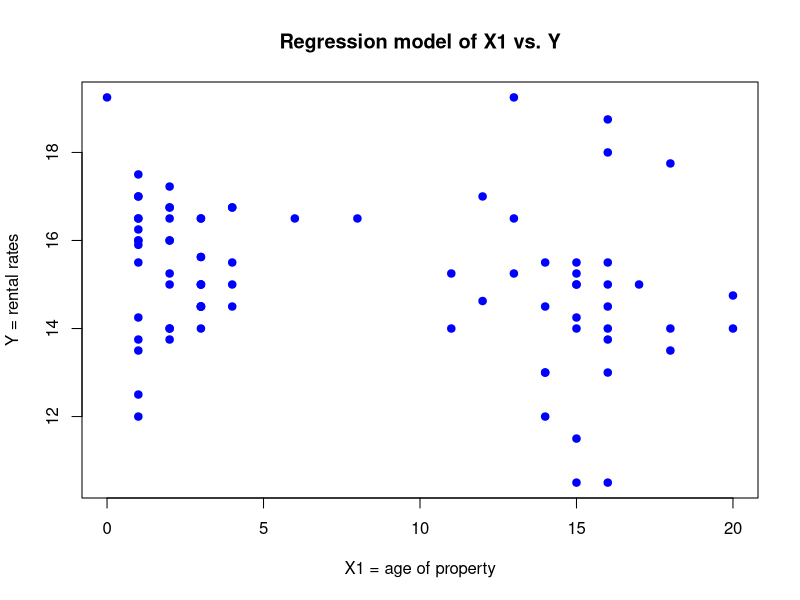
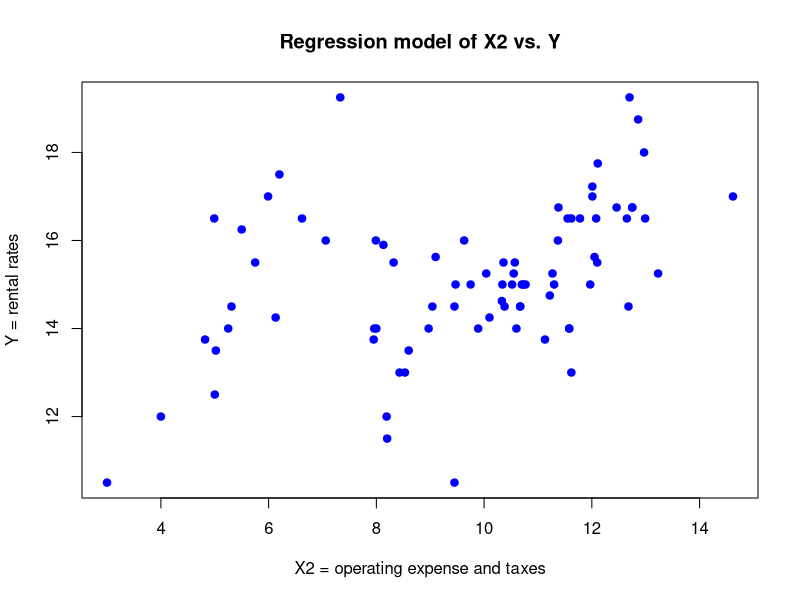
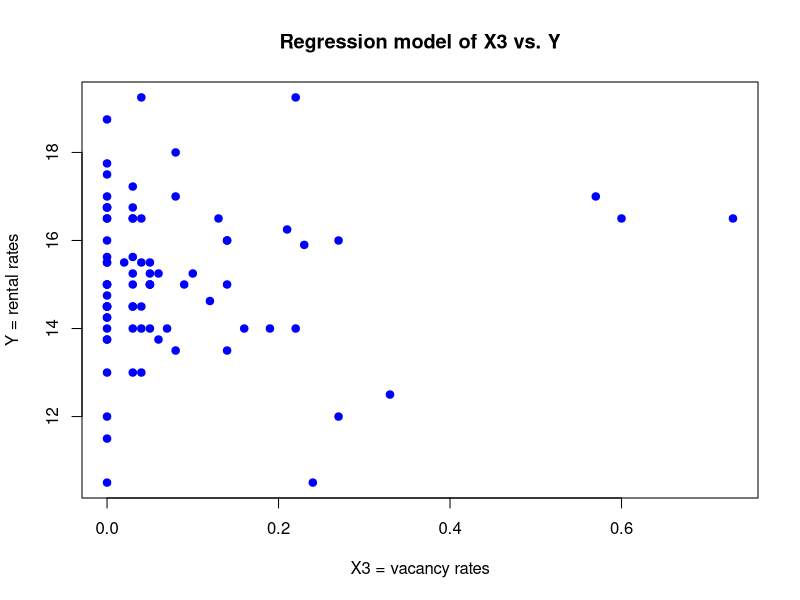
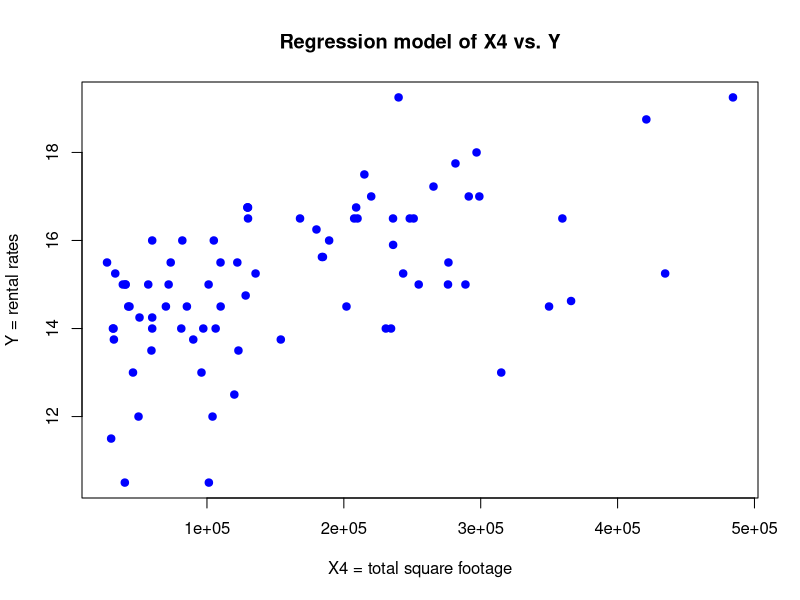

The R script that drew these images, in order:
## ---- chunk 1
knitr::opts_chunk$set(echo = TRUE)

cp<-read.table("CommercialProperties.txt",header=TRUE)

cp

# Check the class of the dataset, and it should be data frame. Use str function to see the structure of the dataset
#class(cp)
str(cp)

attach(cp)

# gets dimensions of cp
#dim(cp)

# sets n to number of rows in the data table
n<-dim(cp)[1]

p<-dim(cp)[2]-1

## ---- chunk 2
# Visualization of correlation of X1 and Y
plot(X1,Y,pch=19,col="blue",xlab="X1 = age of property",ylab="Y = rental rates",main="Regression model of X1 vs. Y")

# Visualization of correlation of X2 and Y
plot(X2,Y,pch=19,col="blue",xlab="X2 = operating expense and taxes",ylab="Y = rental rates",main="Regression model of X2 vs. Y")

# Visualization of correlation of X3 and Y
plot(X3,Y,pch=19,col="blue",xlab="X3 = vacancy rates",ylab="Y = rental rates",main="Regression model of X3 vs. Y")

# Visualization of correlation of X4 and Y
plot(X4,Y,pch=19,col="blue",xlab="X4 = total square footage",ylab="Y = rental rates",main="Regression model of X4 vs. Y")

# Observations:
# X1 = property age
# There is almost no correlation between property age and rental rate.

# X2 = operating expense and taxes
# There is a positive correlation between operating expense & taxes and rental rate. It seems that properties that cost more to maintain are more popular to rent.

# X3 = vacancy rates
# There is almost no correlation between vacancy rate and rental rate.

# X4 = total square footage
# There is a positive correlation between total square footage of a property and rental rate. It seems that larger properties are more popular to rent.

## ---- chunk 3

m1<-lm(Y~1)
summary(m1)

m2<-lm(Y~X1)
summary(m2)

m3<-lm(Y~X1+X2)
summary(m3)

m4<-lm(Y~X1+X2+X3)
summary(m4)

m5<-lm(Y~X1+X2+X3+X4)
summary(m5)

#m5$coef are the beta values (beta0,beta1,...,beta4)

# Comparing R^2 values of the above models
summary(m1)[8]
summary(m2)[8]
summary(m3)[8]
summary(m4)[8]
summary(m5)[8]

# The multiple correlation coefficient is highest at model 5 (R^2 = 0.585), decreases at model 4, and keeps decreasing until it reaches 0 at model 1.
## ---- chunk 4
# Null hypothesis (H0): beta_1 = beta_2 = beta_3 = beta_4
# Alternative hypothesis (H1): beta_j != 0, for at least one value of j

# F = MSM/MSE = (SSM/DFM) / (SSE/DFE)

anova(m1,m5)

# calculating ss.diff
anova(m1,m5)[2]
ss.res.null <- 236.558
ss.res.full <- 92.231

ss.diff <- ss.res.null - ss.res.full


# calculating F.stat
anova(m1,m5)[1]
ms.res <- ss.res.full / 76
#ms.diff <- ss.diff / (80-76)
ms.diff <- ss.diff / 4

F.stat <- ms.diff / ms.res
F.stat

# Finding the 95% CI for test statistic
# F-table value at alpha = 0.05, DFM = 4, DFE = 76
qf(0.95, 4, 76)


# Conclusion:
# Since F.stat = 29.73201 is not in the range of qf(0.95, 4, 76) = [0, 2.492049], then the null hypothesis is rejected.
## ---- chunk 5
# Assuming that alpha = 0.05, consider the p value of X2.
summary(m5)

# The p value of X2 is 2.75e-05. Since this value is greatly less than the significance level (alpha = 0.05), then this means that this predictor (X2) has a very statistically significant relationship with the t-value in model 5. This means that X2 cannot be dropped from model 5.
## ---- chunk 6
# By performing H0 : beta_1 = beta_2 = 0 on model 5, the X1 and X2 predictors are now removed.

model.Q1e<-lm(Y~X3+X4)

summary(model.Q1e)

# From the p-value of X3 being 0.807, it is easy to conclude at alpha = 0.05 that X3 is very statistically insignificant. The predictor X3 very well can be dropped.

# For the p-value of the entire model, it is now 1.859e-06 from the original p-value of model 5 at 7.272e-14. The p-value is still sufficiently lower than the significance level (alpha = 0.05), so the null hypothesis can still be rejected.
## ---- chunk 7

# 95% CI for beta_0, beta_1, beta_2, beta_3, and beta_4

X<-matrix(0,n,p+1)
X<-cbind(rep(1,n),X1,X2,X3,X4)
#X

XTXinv<-solve(t(X)%*%X)
#XTXinv

sigmasqhat<-deviance(m5)/(n-(p+1))
alpha<-0.05

c(m5$coef[1]-qt(1-alpha/2,n-(p+1))*sqrt(sigmasqhat*XTXinv[1,1]),  
  m5$coef[1]+qt(1-alpha/2,n-(p+1))*sqrt(sigmasqhat*XTXinv[1,1])) 

c(m5$coef[2]-qt(1-alpha/2,n-(p+1))*sqrt(sigmasqhat*XTXinv[2,2]),  
  m5$coef[2]+qt(1-alpha/2,n-(p+1))*sqrt(sigmasqhat*XTXinv[2,2]))  
                                                   
c(m5$coef[3]-qt(1-alpha/2,n-(p+1))*sqrt(sigmasqhat*XTXinv[3,3]),  
  m5$coef[3]+qt(1-alpha/2,n-(p+1))*sqrt(sigmasqhat*XTXinv[3,3]))  
                                                
c(m5$coef[4]-qt(1-alpha/2,n-(p+1))*sqrt(sigmasqhat*XTXinv[4,4]),  
  m5$coef[4]+qt(1-alpha/2,n-(p+1))*sqrt(sigmasqhat*XTXinv[4,4]))  
                                              
c(m5$coef[5]-qt(1-alpha/2,n-(p+1))*sqrt(sigmasqhat*XTXinv[5,5]),  
  m5$coef[5]+qt(1-alpha/2,n-(p+1))*sqrt(sigmasqhat*XTXinv[5,5]))

#built-in CI function
#confint(m5)
  
## ---- chunk 8

# The 95% Bonferroni Confidence interval for all beta

t<-qt(1-0.025/(p+1),n-(p+1))


c(m5$coef[1]-t*sqrt(sigmasqhat*XTXinv[1,1]),  
  m5$coef[1]+t*sqrt(sigmasqhat*XTXinv[1,1])) 

c(m5$coef[2]-t*sqrt(sigmasqhat*XTXinv[2,2]),  
  m5$coef[2]+t*sqrt(sigmasqhat*XTXinv[2,2]))  
                                                   
c(m5$coef[3]-t*sqrt(sigmasqhat*XTXinv[3,3]),  
  m5$coef[3]+t*sqrt(sigmasqhat*XTXinv[3,3]))  
                                                
c(m5$coef[4]-t*sqrt(sigmasqhat*XTXinv[4,4]),  
  m5$coef[4]+t*sqrt(sigmasqhat*XTXinv[4,4]))  
                                              
c(m5$coef[5]-t*sqrt(sigmasqhat*XTXinv[5,5]),  
  m5$coef[5]+t*sqrt(sigmasqhat*XTXinv[5,5]))



# The 95% Scheffe Confidence interval for all beta
 
sf<-sqrt((p+1)*qf(1-0.05,p+1,n-(p+1)))

c(m5$coef[1]-sf*sqrt(sigmasqhat*XTXinv[1,1]),  
  m5$coef[1]+sf*sqrt(sigmasqhat*XTXinv[1,1])) 

c(m5$coef[2]-sf*sqrt(sigmasqhat*XTXinv[2,2]),  
  m5$coef[2]+sf*sqrt(sigmasqhat*XTXinv[2,2]))  
                                                   
c(m5$coef[3]-sf*sqrt(sigmasqhat*XTXinv[3,3]),  
  m5$coef[3]+sf*sqrt(sigmasqhat*XTXinv[3,3]))  
                                                
c(m5$coef[4]-sf*sqrt(sigmasqhat*XTXinv[4,4]),  
  m5$coef[4]+sf*sqrt(sigmasqhat*XTXinv[4,4]))  
                                              
c(m5$coef[5]-sf*sqrt(sigmasqhat*XTXinv[5,5]),  
  m5$coef[5]+sf*sqrt(sigmasqhat*XTXinv[5,5]))


# beta_0 is obviously different from zero
# beta_1 is different from zero for all of the 3 CI tests
# beta_2 is different from zero for all of the 3 CI tests
# beta_4 is different from zero for all of the 3 CI tests

# beta_3 is obviously not different from zero and can potentially have zero correlation

## ---- chunk 9
# X1 = 11, X2 = 8.97, X3 = 0.07, X4 = 60000


# create new data frame with new input
new_data = data.frame(X1=11,X2=8.97,X3=0.07,X4=60000)

predict(m5, new_data, interval="confidence", level = 0.95)

# The 95% confidence interval is [13.28764, 14.08579].

## ---- chunk 10

predict(m5, new_data, interval="predict", level = 0.95)

# The 95% prediction interval is [11.38751, 15.98592.

